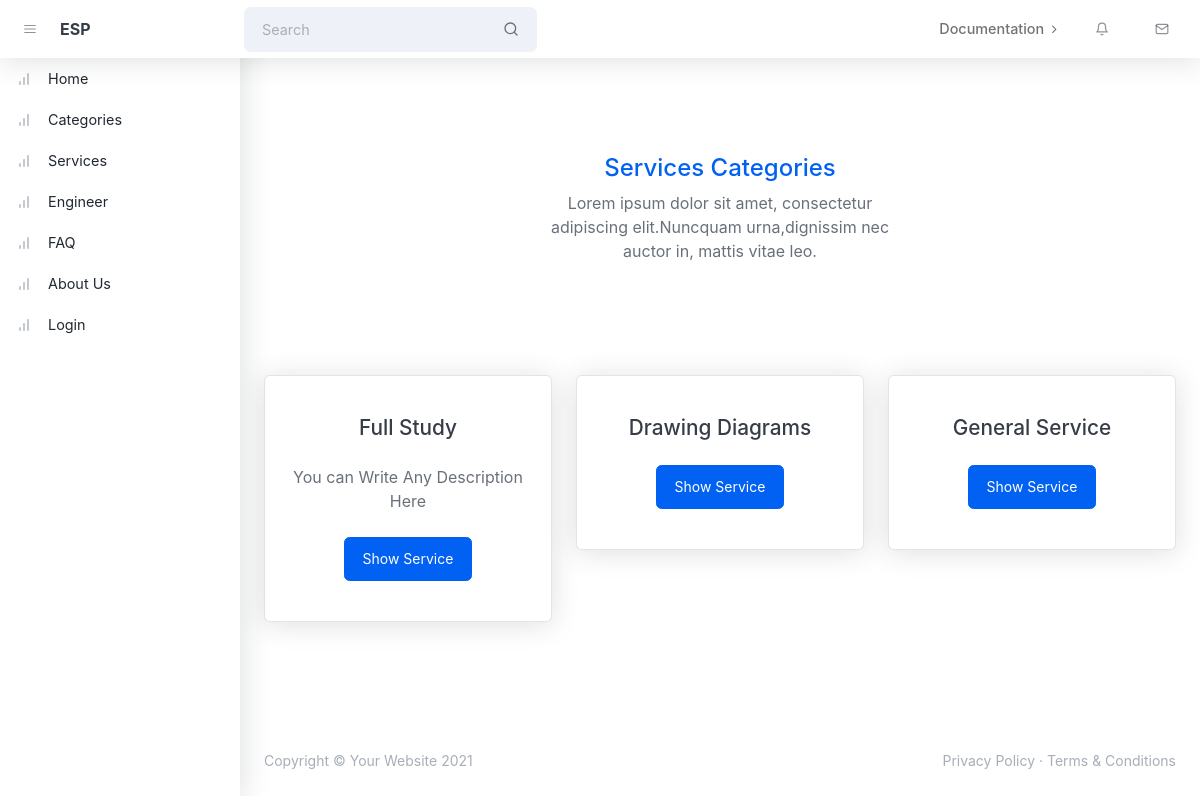
Page /service_type.php on the earlier database version.
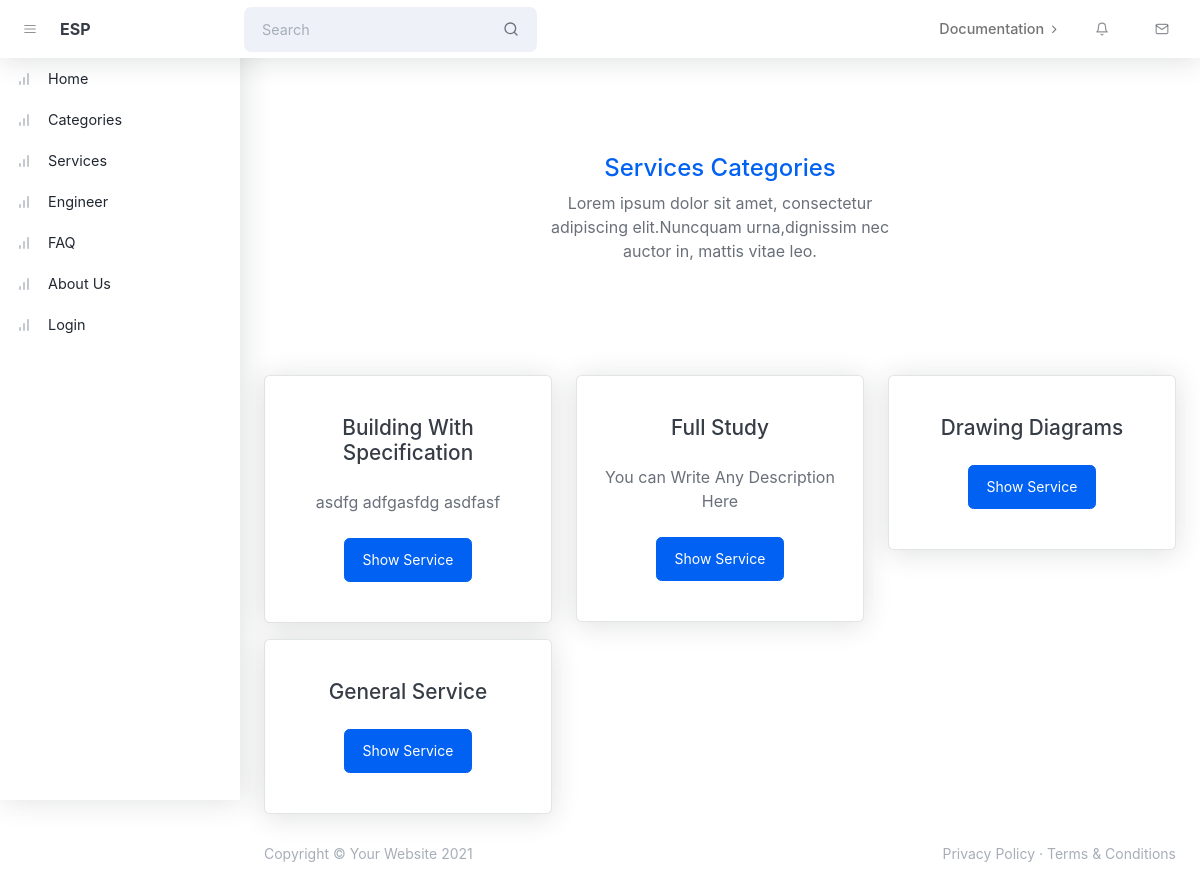
Same page on the later database version.
### tables this page shows
CREATE TABLE `service_type` (
  `id` int(11) NOT NULL,
  `name` varchar(255) NOT NULL,
  `detail` varchar(255) NOT NULL
);

### includes/lib.php (called while the page is built, shortened)
<?php
include("config.php");
function select($statment)
{
    global $mysqlilink;
    $query = $statment;
    $res = mysqli_query($mysqlilink,$query) or die('<center><div>wrong in connect with server</div>'.mysqli_error($mysqlilink)."</center>");
	$list = [];
    while($row=mysqli_fetch_array($res,MYSQLI_BOTH))
    {
      $list[] = $row;
	}
	 return $list;
}
function selectAndOrder($statment ,$columns = "id" , $type = "asc")
{
    return select("$statment order by $columns $type");
}
?>

### includes/service_type.php (called while the page is built, shortened)
<?php
function getAllServiceTypes()
{
	return selectAndOrder("select * from service_type","id","desc");
}
?>

### service_type.php (the view, shortened to what this page needs)
<?php
  include('includes/lib.php');
  include('includes/service_type.php');
  ?>
<?php include('template/header.php'); ?>
<?php include('template/startNavbar.php'); ?>
<main class="page">
    <header class="py-10 mb-0 ">
        <div class="container-xl px-4 text-center">
            <div class="row">
                <div class="col-12">
                    <div class="text-center ">
                        <h1 class="text-primary">Services Categories </h1>
                        <p class="m-auto mb-0 mt-0 col-lg-5">Lorem ipsum dolor sit amet, consectetur adipiscing
                            elit.Nuncquam urna,dignissim
                            nec auctor in, mattis vitae leo.
                        </p>
                    </div>
                </div>
            </div>
        </div>
    </header>
    <div class="container-xl px-4">
        <div class="row">
            <?php
                $all = getAllServiceTypes();
                if(!(count($all) > 0)) return;
                else{
                    foreach($all as  $row)
                    {
             ?>
            <div class="col-md-6 col-xl-4 mb-4 mt-3 mb-xl-0">
                <div class="card">
                    <div class="card-body text-center pt-5 pb-5">
                        <h3 class="mb-4"><?php echo $row['name']; ?></h3>
                        <p class="mb-4"><?php echo $row['detail']; ?></p>
                        <a href="service_list.php?service_type_id=<?php echo $row['id']; ?>"
                            class="btn btn-primary">Show
                            Service </a>
                    </div>
                </div>
            </div>
            <?php }}?>
        </div>
    </div>
</main>
<?php include('template/footer.php') ?>

Differences in the rows shown:
added service_type: name "Building With Specification", detail "asdfg adfgasfdg asdfasf"
